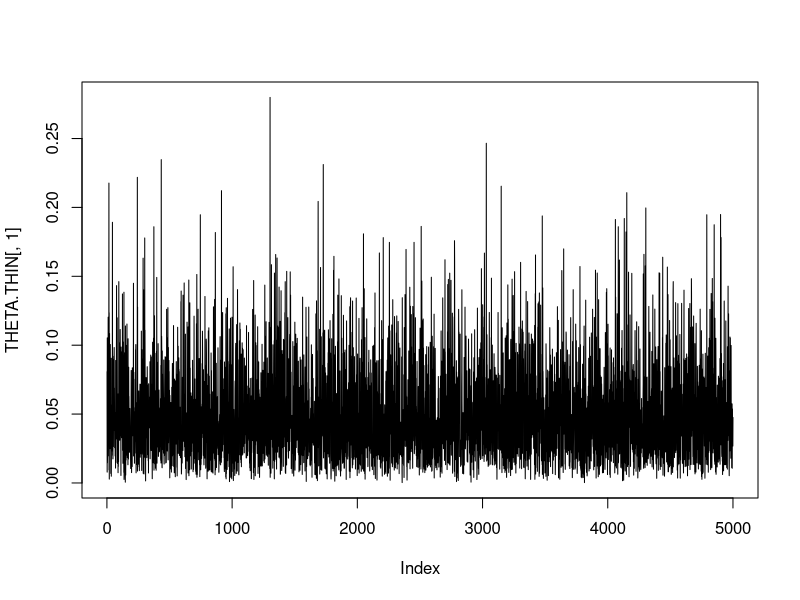
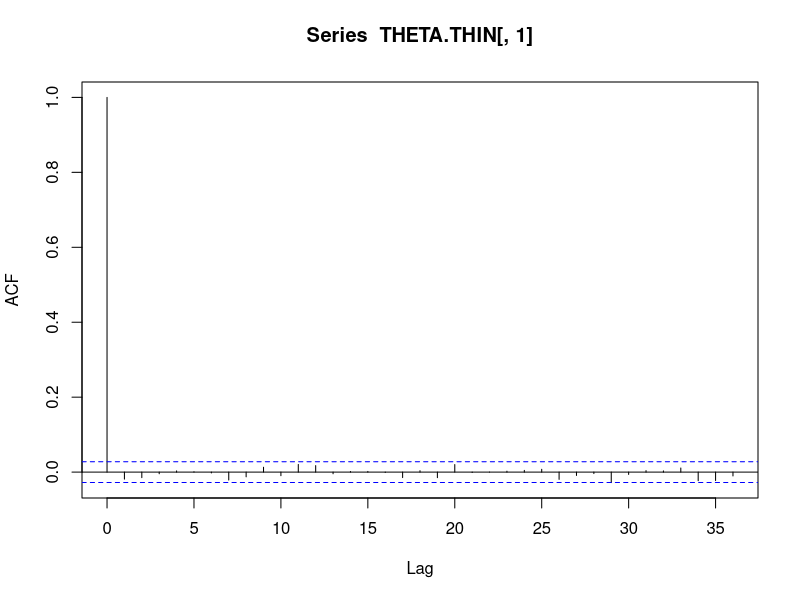
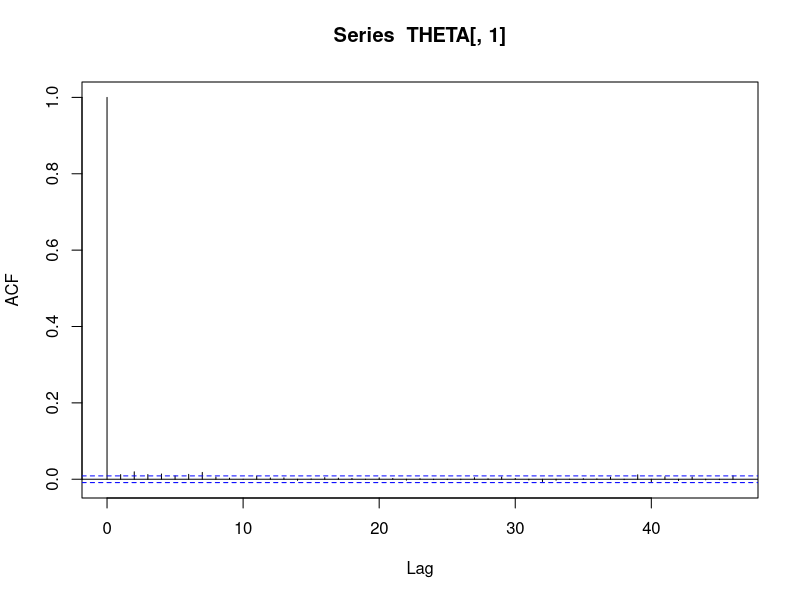
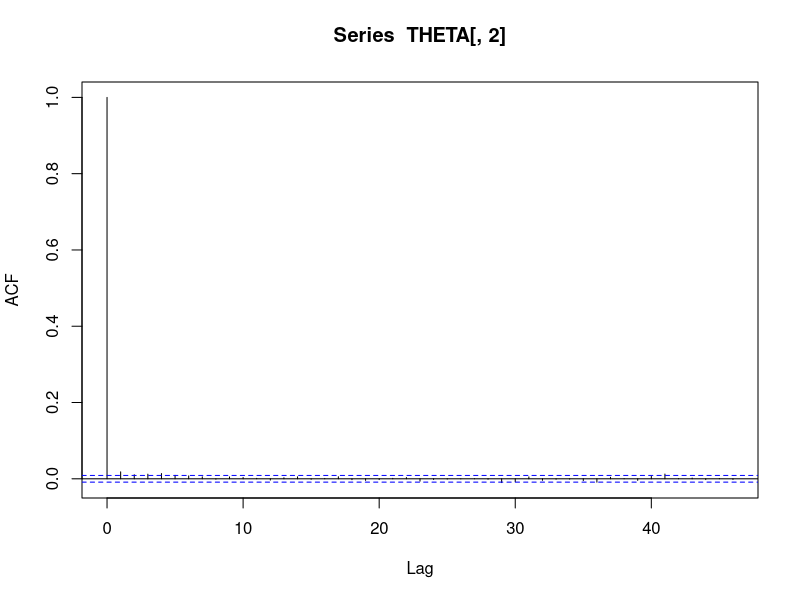
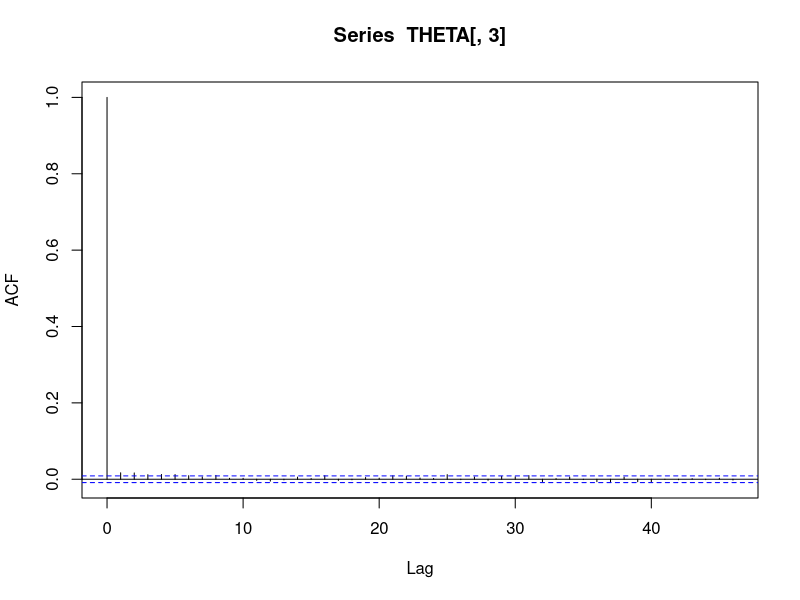
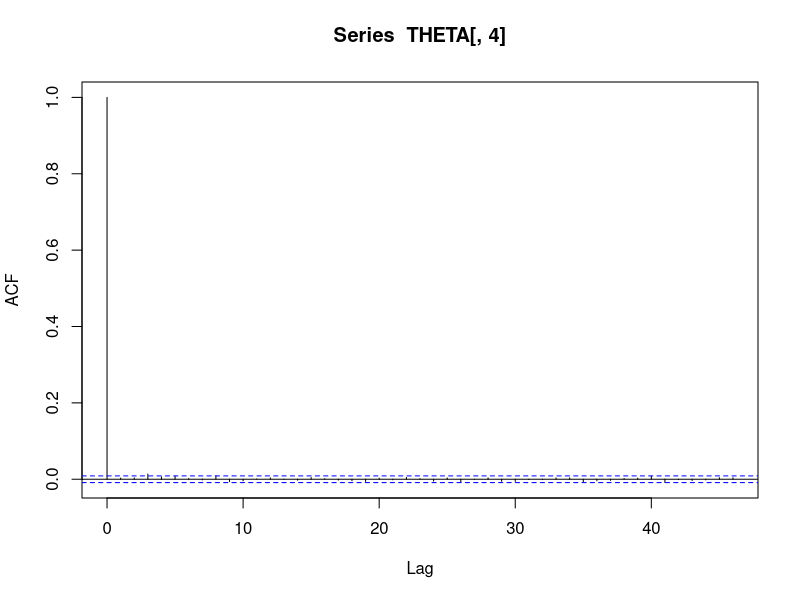
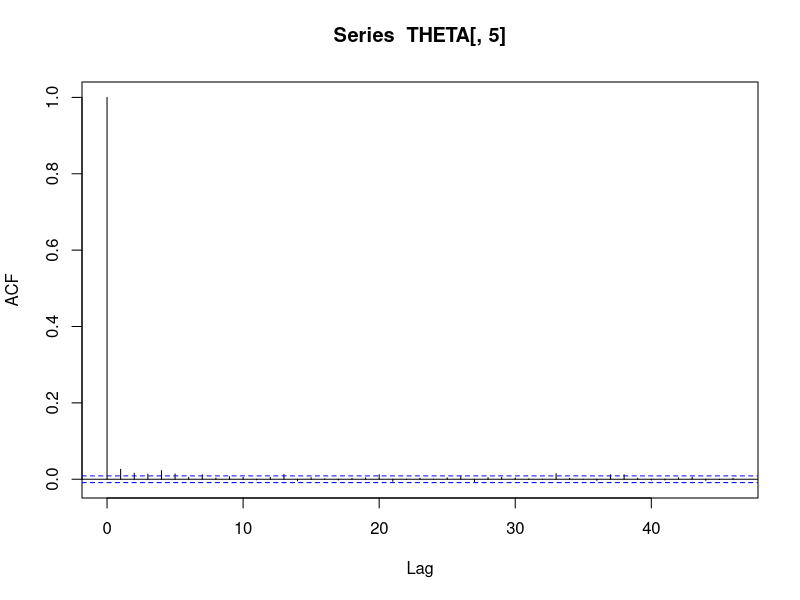
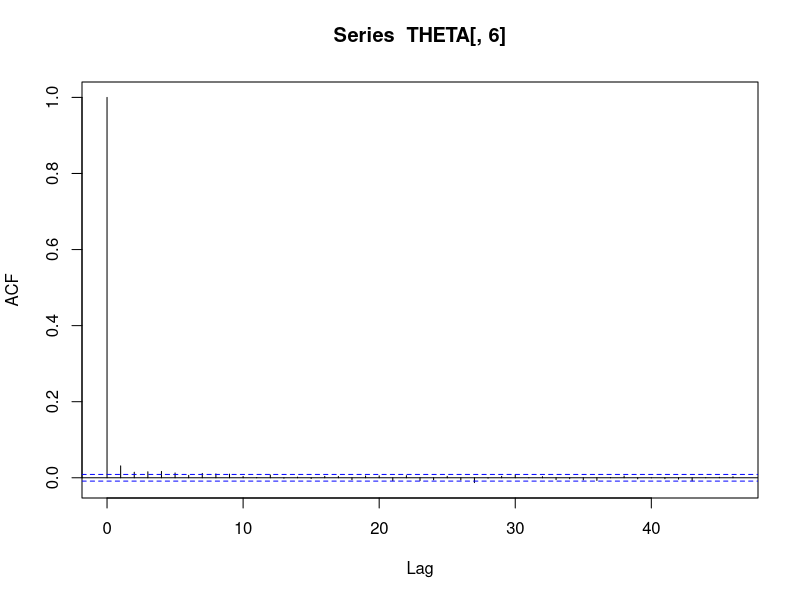

Reproduce these figures in R, in order.
## ---- chunk 1
knitr::opts_chunk$set(echo = TRUE)
library(coda)
library(knitr)
## ---- chunk 2
## Part (d)
## Initial Values
Y <- c(1,3,2,12,1,1)  # number of occurrences of disease 
X <- c(33,14,27,90,12,17) # population of each county
n <- 50000 # number of MCMC samples
m <- length(Y) # number of counties
THETA <- matrix(NA, n, m)
A <- B <- NULL
theta <- Y/X # observed disease rates
a <- 1 # expected prior value of a
b <- 10 # expected prior value of b
delta.a <- 0.05*sd(Y) # tuning parameters
delta.b <- 0.05*sd(X)
  
## MCMC
set.seed(2)
for (s in 1:n)
{
  # Metropolis step: update a and b
  ## Propose new value for a and b from symmetric distribution from Exercise 10.1
  a.temp <- rnorm(1, a, delta.a)
  ifelse(a.temp<0, a.star <- -1*a.temp, a.star <- a.temp)
  b.temp <- rnorm(1, b, delta.b)
  ifelse(b.temp<0, b.star <- -1*b.temp, b.star <- b.temp)
  
  ## Compute acceptance ratio
  log.ratio = sum(dgamma(theta, a.star, b.star, log = TRUE) - dgamma(theta, a, b, log = TRUE)) +
    dgamma(a.star, 1, 1, log=TRUE) + dgamma(b.star, 10, 1, log = TRUE) - 
    dgamma(a, 1, 1, log=TRUE) - dgamma(b, 10, 1, log = TRUE)
    
  ## Compare log.u from uniform (1,1) distribution with log.ratio
  ## and accept proposed a's and b's if log u < log.ratio
  if (log(runif(1, 1, 1)) < log.ratio) 
  {
    A[s] <- a <- a.star
    B[s] <- b <- b.star
  }
  else
  {
    A[s] <- a
    B[s] <- b
  }
  
  # Gibbs step: update theta
  for (j in 1:m)
  {
    theta[j] <- rgamma(1, a + Y[j], b + X[j])
    THETA[s,j] <- theta[j]
  }
}

## Save some THETA output
THETA.THIN <- matrix(NA, ncol = m)
for (s in 1:n)
{
  if (s%%10==0) {THETA.THIN <- rbind(THETA.THIN, THETA[s,])}
}
THETA.THIN <- THETA.THIN[-1,]

## Diagnostic Tests
plot(THETA.THIN[,1], type="l")
acf(THETA.THIN[,1])

## Effective Sample Sizes
effectiveSize(THETA[,1])
effectiveSize(THETA[,1])
effectiveSize(THETA[,2])
effectiveSize(THETA[,3])
effectiveSize(THETA[,4])
effectiveSize(THETA[,5])
effectiveSize(THETA[,6])
effectiveSize(A)
effectiveSize(B)

## Autocorrelation
acf(THETA[,1])
acf(THETA[,2])
acf(THETA[,3])
acf(THETA[,4])
acf(THETA[,5])
acf(THETA[,6])
acf(A)
acf(B)
## ---- chunk 3
## (e)(i) compare posterior distributions of theta_i with observed y_i/x_i
for (i in 1:m)
  {
hist(THETA[,i], main = paste("Histogram of theta", i),
     xlab = paste("Theta", i))
abline(v=mean(THETA[,i]), col = "red")
abline(v=Y[i]/X[i], col = "blue")
}
## ---- chunk 4
## (e)(ii) compare posterior distribution of a/b with prior distribution 
## and observed y_i/x_i

## Prior for a/b
x <- seq(1,100, by=0.01)
## Gamma (1,1) for a and Gamma(10,1) for b
joint.prior.samps = c()
joint.prior.samps = rgamma(10000, 1, 1)/rgamma(10000, 10, 1)
post.ab = A/B

## plot distributions
plot(density(joint.prior.samps), col = "red",
     xlim = c(0,1), ylim = c(0,25),
     main = "Prior (red) and posterior (black) of a/b",
     xlab = "a/b")
par(new = TRUE)
plot(density(post.ab),
     xlim = c(0,1), ylim = c(0,25),
     main = "",
     xlab = "")
abline(v=mean(Y/X), col = "blue")
## ---- chunk 5
## (e)(iii) Plot samples of theta_2 vs theta_j for j not equal to 2
prob.twoisbigger = c()
for (j in c(1,3,4,5,6))
{
  prob.twoisbigger[j] = mean(THETA[,2]>THETA[,j])
  plot(THETA[,j], THETA[,2], cex=0.3, 
       xlab = paste("Theta", i))
  abline(0, 1, col = "blue")
}
kable(prob.twoisbigger, col.names = "Prob. Theta 2 is bigger than Theta i",
    rownames = "i", row.names = TRUE)

v <- c()
for (i in 1:n)
{
v[i] <- THETA[i,2]==max(THETA[i,])
}

prob.twoismax = mean(v)

